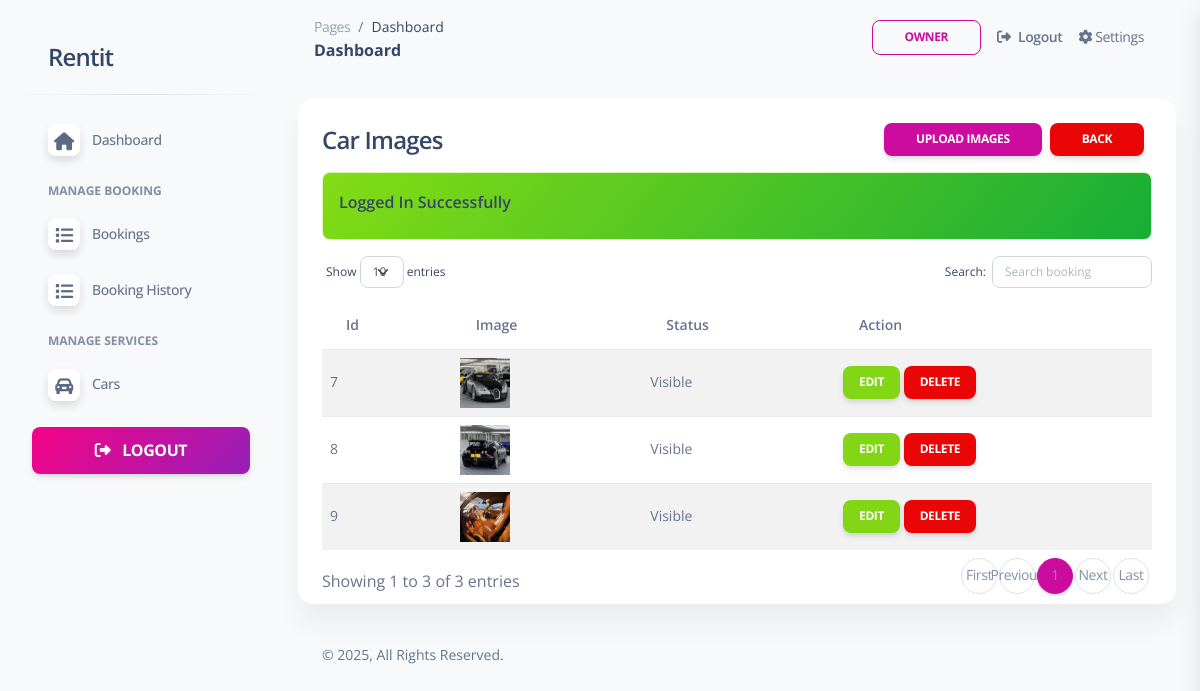
Screenshot of /owner/car-images.php?id=3 (signed in) with the database file from the repository.
### tables this page shows
CREATE TABLE `web_settings` (
  `id` int(11) UNSIGNED NOT NULL,
  `title` varchar(255) NOT NULL,
  `url` varchar(255) DEFAULT NULL,
  `description` varchar(1000) DEFAULT NULL,
  `logo` varchar(100) DEFAULT NULL,
  `address` varchar(500) DEFAULT NULL,
  `email1` varchar(100) DEFAULT NULL,
  `email2` varchar(100) DEFAULT NULL,
  `phone1` varchar(15) DEFAULT NULL,
  `phone2` varchar(15) DEFAULT NULL
);

CREATE TABLE `car_images` (
  `id` int(11) UNSIGNED NOT NULL,
  `car_id` int(11) NOT NULL,
  `image` varchar(200) NOT NULL,
  `is_thumbnail` tinyint(1) NOT NULL DEFAULT 0,
  `status` tinyint(1) NOT NULL DEFAULT 0
);

### owner/car-images.php (the view, shortened to what this page needs)
<?php
include('includes/header.php');
?>
    <div class="row">
        <div class="col-12">
            <div class="card mb-4">
                <div class="card-header pb-0">
                    <h4>Car Images
                        <a href="cars.php" class="btn btn-danger btn-sm float-end mx-2">Back</a>
                        <a href="car-images-create.php?id=<?=checkParamId('id');?>" class="btn btn-primary btn-sm float-end">Upload Images</a>
                    </h4>
                </div>
                <div class="card-body pt-0 pb-2">
                    <?php
                        $carId = checkParamId('id');
                        $query = "SELECT * FROM car_images WHERE car_id='$carId' ";
                        $result = mysqli_query($conn, $query);
                        if($result)
                        {
                            if(mysqli_num_rows($result) > 0){
                                ?>
                                <div class="table-responsive p-0">
                                    <table id="myTable" class="table table-striped align-items-center justify-content-center">
                                        <thead>
                                            <tr>
                                                <th>Id</th>
                                                <th>Image</th>
                                                <th>Status</th>
                                                <th>Action</th>
                                            </tr>
                                        </thead>
                                        <tbody>
                                            <?php
                                                foreach($result as $item) :
                                                ?>
                                                <tr>
                                                    <td><?= $item['id']; ?></td>
                                                    <td>
                                                        <?php if($item['image'] != ''){ ?>
                                                            <img src="<?= '../'.$item['image']; ?>" style="width: 50px;height: 50px;" alt="Brand" />
                                                        <?php }else{ echo "No Image"; } ?>
                                                    </td>
                                                    <td><?= $item['status'] == true ? 'Hidden':'Visible'; ?></td>
                                                    <td>
                                                        <a href="car-images-edit.php?id=<?= $item['id'];?>" class="btn px-3 mb-0 btn-success btn-sm">Edit</a>
                                                        <a href="car-images-delete.php?id=<?= $item['id'];?>"
                                                            onclick="return confirm('Are you sure you want to delete data?')"
                                                            class="btn mb-0 px-3 btn-danger btn-sm">
                                                            Delete
                                                        </a>
                                                    </td>
                                                </tr>
                                                <?php
                                                endforeach;
                                        ?>
                                        </tbody>
                                    </table>
                                </div>
                                <?php
                            }else{
                                echo "<h5>No Record Found!</h5>";
                            }
                        }
                        else
                        {
                            echo "<h5>No Record Available!</h5>";
                        }
                    ?>
                </div>
            </div>
        </div>
    </div>
<?php include('includes/footer.php'); ?>

### owner/includes/sidebar.php
<?php
$pageName = substr($_SERVER["SCRIPT_NAME"],strrpos($_SERVER["SCRIPT_NAME"],"/")+1);
?>
<aside class="sidenav navbar navbar-vertical navbar-expand-xs border-0 border-radius-xl my-3 fixed-start ms-3 " id="sidenav-main">
    <div class="sidenav-header">
      <a class="navbar-brand m-0" href="dashboard.php" target="_blank">
        <h4><?= webSetting('title') ?? 'Funda Services'; ?></h4>
      </a>
    </div>
    <hr class="horizontal dark mt-0">
    <div class="collapse navbar-collapse w-auto" id="sidenav-collapse-main">
      <ul class="navbar-nav">
        <li class="nav-item">
          <a class="nav-link
            <?= $pageName == "dashboard.php"?'active':'' ?>" href="dashboard.php">
            <div class="icon icon-shape icon-sm shadow border-radius-md bg-white text-center me-2 d-flex align-items-center justify-content-center">
                <i class="fa fa-home <?= $pageName == "dashboard.php"?'text-white':'text-dark' ?>   text-lg"></i>
            </div>
            <span class="nav-link-text ms-1">Dashboard</span>
          </a>
        </li>
        <li class="nav-item mt-3">
          <h6 class="ps-4 ms-2 text-uppercase text-xs font-weight-bolder opacity-6">Manage Booking</h6>
        </li>
        <li class="nav-item">
          <a class="nav-link  <?= $pageName == "bookings.php"?'active':'' ?>"  href="bookings.php">
            <div class="icon icon-shape icon-sm shadow border-radius-md bg-white text-center me-2 d-flex align-items-center justify-content-center">
                <i class="fa fa-list <?= $pageName == "bookings.php"?'text-white':'text-dark' ?>   text-lg"></i>
            </div>
            <span class="nav-link-text ms-1">Bookings</span>
          </a>
        </li>
        <li class="nav-item">
          <a class="nav-link <?= $pageName == "booking-history.php"?'active':'' ?>" href="booking-history.php">
            <div class="icon icon-shape icon-sm shadow border-radius-md bg-white text-center me-2 d-flex align-items-center justify-content-center">
                <i class="fa fa-list <?= $pageName == "booking-history.php"?'text-white':'text-dark' ?> text-lg"></i>
            </div>
            <span class="nav-link-text ms-1">Booking History</span>
          </a>
        </li>
        <li class="nav-item mt-3">
          <h6 class="ps-4 ms-2 text-uppercase text-xs font-weight-bolder opacity-6">Manage Services</h6>
        </li>
        <li class="nav-item">
          <a class="nav-link <?= $pageName == "cars.php"?'active':'' ?>" href="cars.php">
            <div class="icon icon-shape icon-sm shadow border-radius-md bg-white text-center me-2 d-flex align-items-center justify-content-center">
                <i class="fa fa-car-alt <?= $pageName == "cars.php"?'text-white':'text-dark' ?>   text-lg"></i>
            </div>
            <span class="nav-link-text ms-1">Cars</span>
          </a>
        </li>
      </ul>
    </div>
    <div class="sidenav-footer mx-3 ">
      <a class="btn bg-gradient-primary mt-3 fs-6 w-100" href="logout.php">
        <i class="fa fa-sign-out me-2"></i> Logout
      </a>
    </div>
  </aside>

### owner/assets/css/nucleo-svg.css (style rules this page uses)
.icon { display: inline-block; color: #111111; height: 1em; width: 1em; }
.icon-sm { height: 0.8em; width: 0.8em; }
.icon { fill: currentColor; stroke: none; }

### rows the page displays
web_settings: title "Rentit"
car_images: id "7", image (picture), status "Visible"
car_images: id "8", image (picture), status "Visible"
car_images: id "9", image (picture), status "Visible"

### other values shown
$_SESSION['loggedInUser']['name'] "OWNER"
$_SESSION['status'] "Logged In Successfully"
